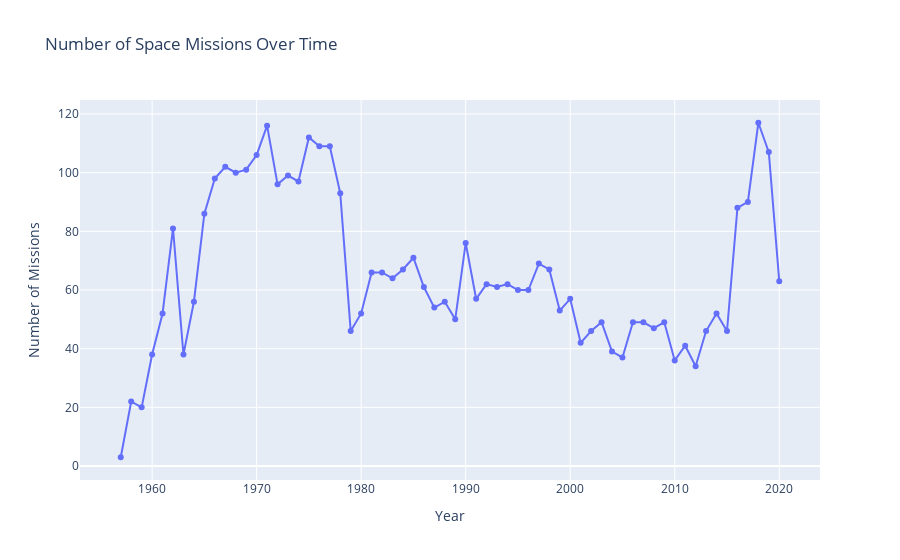

The cell this chart's notebook holds for it:
### Markdown cell above
## Overall Trend - Number of Space Missions Over Time

### Code cell
#For ease of use of dataframe, convert 'Date of Mission' column to datetime
SpaceMissionsdf_U1['Date of Mission'] = pd.to_datetime(SpaceMissionsdf_U1['Date of Mission'], errors='coerce')

#Extract year from Date of Mission column
#Count occurrences of each unique year
#Sort the years in ascending order
#Reset the index of resulting pandas series to create a new dataframe called missions_per_year
missions_per_year = SpaceMissionsdf_U1['Date of Mission'].dt.year.value_counts().sort_index().reset_index()

#Rename columns of missions_per_year dataframe for easier axis allocation
missions_per_year.columns = ['Year', 'Number of Missions']

#line chart 
fig = px.line(missions_per_year, x='Year', y='Number of Missions', markers=True, title='Number of Space Missions Over Time')
fig.update_traces(mode='lines + markers')
fig.update_layout(xaxis_title='Year', yaxis_title='Number of Missions', hovermode='x unified') 
fig.show()

### Figure 1 — Plotly figure (JSON) as saved in the notebook; plotly's stock layout.template omitted (floating-point values rounded to 4 significant figures)
{"data": [{"hovertemplate": "Year=%{x}<br>Number of Missions=%{y}<extra></extra>", "legendgroup": "", "line": {"color": "#636efa", "dash": "solid"}, "marker": {"symbol": "circle"}, "mode": "lines+markers", "name": "", "orientation": "v", "showlegend": false, "type": "scatter", "x": [1957, 1958, 1959, 1960, 1961, 1962, 1963, 1964, 1965, 1966, 1967, 1968, 1969, 1970, 1971, 1972, 1973, 1974, 1975, 1976, 1977, 1978, 1979, 1980, 1981, 1982, 1983, 1984, 1985, 1986, 1987, 1988, 1989, 1990, 1991, 1992, 1993, 1994, 1995, 1996, 1997, 1998, 1999, 2000, 2001, 2002, 2003, 2004, 2005, 2006, 2007, 2008, 2009, 2010, 2011, 2012, 2013, 2014, 2015, 2016, 2017, 2018, 2019, 2020], "xaxis": "x", "y": [3, 22, 20, 38, 52, 81, 38, 56, 86, 98, 102, 100, 101, 106, 116, 96, 99, 97, 112, 109, 109, 93, 46, 52, 66, 66, 64, 67, 71, 61, 54, 56, 50, 76, 57, 62, 61, 62, 60, 60, 69, 67, 53, 57, 42, 46, 49, 39, 37, 49, 49, 47, 49, 36, 41, 34, 46, 52, 46, 88, 90, 117, 107, 63], "yaxis": "y"}], "layout": {"hovermode": "x unified", "legend": {"tracegroupgap": 0}, "title": {"text": "Number of Space Missions Over Time"}, "xaxis": {"anchor": "y", "domain": [0, 1], "title": {"text": "Year"}}, "yaxis": {"anchor": "x", "domain": [0, 1], "title": {"text": "Number of Missions"}}}}
